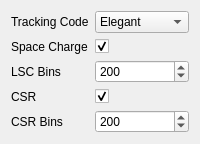
             <widget class="QWidget" name="tab_10">
              <attribute name="title">
               <string>Settings</string>
              </attribute>
              <layout class="QFormLayout" name="formLayout">
               <item row="0" column="0">
                <widget class="QLabel" name="label_4">
                 <property name="text">
                  <string>Tracking Code</string>
                 </property>
                </widget>
               </item>
               <item row="0" column="1">
                <widget class="QComboBox" name="comboBox_3">
                 <property name="accessibleName">
                  <string>EBT-BA1:tracking_code:value</string>
                 </property>
                 <property name="currentIndex">
                  <number>1</number>
                 </property>
                 <item>
                  <property name="text">
                   <string>ASTRA</string>
                  </property>
                 </item>
                 <item>
                  <property name="text">
                   <string>Elegant</string>
                  </property>
                 </item>
                </widget>
               </item>
               <item row="1" column="0">
                <widget class="QLabel" name="label_22">
                 <property name="text">
                  <string>Space Charge</string>
                 </property>
                </widget>
               </item>
               <item row="1" column="1">
                <widget class="QCheckBox" name="checkBox_8">
                 <property name="accessibleName">
                  <string>EBT-BA1:lsc:value</string>
                 </property>
                 <property name="text">
                  <string/>
                 </property>
                 <property name="checked">
                  <bool>true</bool>
                 </property>
                </widget>
               </item>
               <item row="2" column="0">
                <widget class="QLabel" name="label_20">
                 <property name="text">
                  <string>LSC Bins</string>
                 </property>
                </widget>
               </item>
               <item row="2" column="1">
                <widget class="QSpinBox" name="spinBox_7">
                 <property name="accessibleName">
                  <string>EBT-BA1:lsc_bins:value</string>
                 </property>
                 <property name="maximum">
                  <number>1000</number>
                 </property>
                 <property name="singleStep">
                  <number>10</number>
                 </property>
                 <property name="value">
                  <number>200</number>
                 </property>
                </widget>
               </item>
               <item row="3" column="0">
                <widget class="QLabel" name="label_19">
                 <property name="text">
                  <string>CSR</string>
                 </property>
                </widget>
               </item>
               <item row="3" column="1">
                <widget class="QCheckBox" name="checkBox_9">
                 <property name="accessibleName">
                  <string>EBT-BA1:csr:value</string>
                 </property>
                 <property name="text">
                  <string/>
                 </property>
                 <property name="checked">
                  <bool>true</bool>
                 </property>
                </widget>
               </item>
               <item row="4" column="0">
                <widget class="QLabel" name="label_21">
                 <property name="text">
                  <string>CSR Bins</string>
                 </property>
                </widget>
               </item>
               <item row="4" column="1">
                <widget class="QSpinBox" name="spinBox_8">
                 <property name="accessibleName">
                  <string>EBT-BA1:csr_bins:value</string>
                 </property>
                 <property name="minimum">
                  <number>0</number>
                 </property>
                 <property name="maximum">
                  <number>1000</number>
                 </property>
                 <property name="singleStep">
                  <number>10</number>
                 </property>
                 <property name="value">
                  <number>200</number>
                 </property>
                </widget>
               </item>
              </layout>
             </widget>
